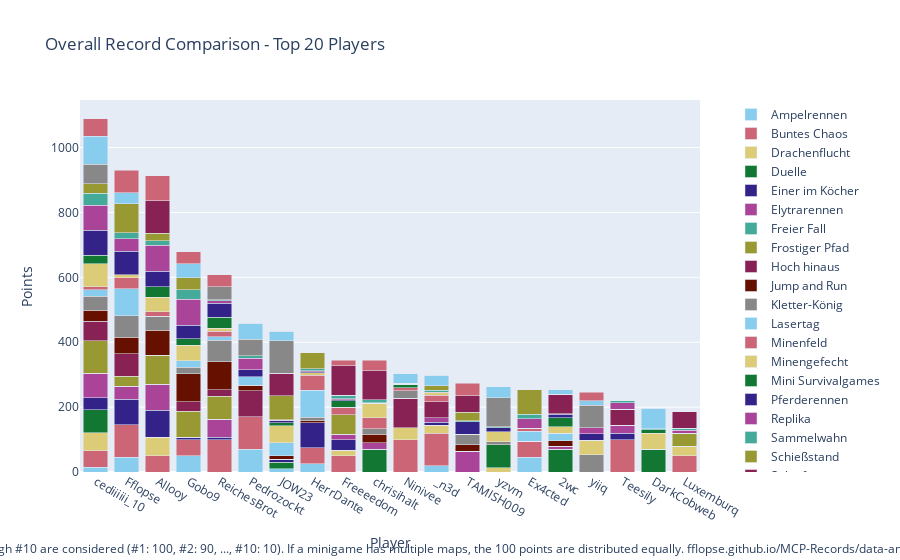

Here is the notebook cell this chart was saved with:
### Code cell
import plotly.graph_objects as go

# Sum all columns to get the total score
outDf['Total'] = outDf.sum(axis=1)

# Sort by total score and fill N/A values with 0
outDf = outDf.sort_values(by='Total', ascending=False).fillna(0)

# Crop to top 10 players
cropDf = outDf.head(20).copy()

# Drop the 'Total' column for plotting
cropDf = cropDf.drop(columns=['Total'])

# Create a color palette
color_palette = px.colors.qualitative.Safe

# Create the stacked bar plot
fig = go.Figure()

for column in cropDf.columns.difference(['Player']):
    fig.add_trace(go.Bar(
        x=cropDf.index,
        y=cropDf[column],
        name=column,
        marker_color=color_palette[len(fig.data) % len(color_palette)]
    ))

# Update layout
fig.update_layout(
    barmode='stack',
    title='Overall Record Comparison - Top 20 Players',
    xaxis=dict(title='Player'),
    yaxis=dict(title='Points'),
    #height=800,
    #width=1000,
    legend=dict(
        x=1.05,
        y=0.5,
        traceorder='normal',
        font=dict(size=12),
        bgcolor='rgba(255, 255, 255, 0)',
        bordercolor='rgba(0, 0, 0, 0)'
    ),
    margin=dict(r=200),  # Adjust right margin to make room for the legend
    annotations=[
        dict(
            x=0.5,
            y=-0.235,
            xref='paper',
            yref='paper',
            text='Max 100 points per minigame. Records #1 through #10 are considered (#1: 100, #2: 90, ..., #10: 10). If a minigame has multiple maps, the 100 points are distributed equally. fflopse.github.io/MCP-Records/data-analysis/global-ranking.ipynb',
            showarrow=False,
            font=dict(size=12),
            xanchor='center'
        )
    ]
)

fig.show()

# save the plot as an html file

fig.write_html('out/overall_record_comparison.html')

### Figure 1 — Plotly figure (JSON) as saved in the notebook; plotly's stock layout.template omitted (floating-point values rounded to 4 significant figures)
{"data": [{"marker": {"color": "rgb(136, 204, 238)"}, "name": "Ampelrennen", "type": "bar", "x": ["cediiiiii_10", "Fflopse", "Allooy", "Gobo9", "ReichesBrot", "Pedrozockt", "JOW23", "HerrDante", "Freeeedom", "chrisihalt", "Ninivee", "_n3d", "TAMISH009", "yzvm", "Ex4cted", "2wc", "yiiq", "Teesily", "DarkCobweb", "Luxemburq"], "y": [15, 45, 0, 50, 0, 70, 10, 25, 0, 0, 0, 20, 0, 0, 45, 0, 0, 0, 0, 0]}, {"marker": {"color": "rgb(204, 102, 119)"}, "name": "Buntes Chaos", "type": "bar", "x": ["cediiiiii_10", "Fflopse", "Allooy", "Gobo9", "ReichesBrot", "Pedrozockt", "JOW23", "HerrDante", "Freeeedom", "chrisihalt", "Ninivee", "_n3d", "TAMISH009", "yzvm", "Ex4cted", "2wc", "yiiq", "Teesily", "DarkCobweb", "Luxemburq"], "y": [50, 100, 50, 50, 100, 100, 0, 50, 50, 0, 100, 100, 0, 0, 50, 0, 0, 100, 0, 50]}, {"marker": {"color": "rgb(221, 204, 119)"}, "name": "Drachenflucht", "type": "bar", "x": ["cediiiiii_10", "Fflopse", "Allooy", "Gobo9", "ReichesBrot", "Pedrozockt", "JOW23", "HerrDante", "Freeeedom", "chrisihalt", "Ninivee", "_n3d", "TAMISH009", "yzvm", "Ex4cted", "2wc", "yiiq", "Teesily", "DarkCobweb", "Luxemburq"], "y": [56.67, 0, 56.67, 0, 0, 0, 0, 0, 16.67, 0, 36.67, 23.33, 0, 13.33, 0, 0, 0, 0, 0, 30]}, {"marker": {"color": "rgb(17, 119, 51)"}, "name": "Duelle", "type": "bar", "x": ["cediiiiii_10", "Fflopse", "Allooy", "Gobo9", "ReichesBrot", "Pedrozockt", "JOW23", "HerrDante", "Freeeedom", "chrisihalt", "Ninivee", "_n3d", "TAMISH009", "yzvm", "Ex4cted", "2wc", "yiiq", "Teesily", "DarkCobweb", "Luxemburq"], "y": [70, 0, 0, 0, 0, 0, 20, 0, 0, 70, 0, 0, 0, 70, 0, 70, 0, 0, 70, 0]}, {"marker": {"color": "rgb(51, 34, 136)"}, "name": "Einer im Köcher", "type": "bar", "x": ["cediiiiii_10", "Fflopse", "Allooy", "Gobo9", "ReichesBrot", "Pedrozockt", "JOW23", "HerrDante", "Freeeedom", "chrisihalt", "Ninivee", "_n3d", "TAMISH009", "yzvm", "Ex4cted", "2wc", "yiiq", "Teesily", "DarkCobweb", "Luxemburq"], "y": [36.67, 80, 83.33, 6.667, 6.667, 0, 10, 76.67, 33.33, 0, 0, 10, 0, 0, 0, 0, 0, 20, 0, 0]}, {"marker": {"color": "rgb(170, 68, 153)"}, "name": "Elytrarennen", "type": "bar", "x": ["cediiiiii_10", "Fflopse", "Allooy", "Gobo9", "ReichesBrot", "Pedrozockt", "JOW23", "HerrDante", "Freeeedom", "chrisihalt", "Ninivee", "_n3d", "TAMISH009", "yzvm", "Ex4cted", "2wc", "yiiq", "Teesily", "DarkCobweb", "Luxemburq"], "y": [76.67, 40, 80, 0, 56.67, 0, 0, 0, 16.67, 20, 0, 13.33, 63.33, 0, 0, 10, 0, 23.33, 0, 0]}, {"marker": {"color": "rgb(68, 170, 153)"}, "name": "Freier Fall", "type": "bar", "x": ["cediiiiii_10", "Fflopse", "Allooy", "Gobo9", "ReichesBrot", "Pedrozockt", "JOW23", "HerrDante", "Freeeedom", "chrisihalt", "Ninivee", "_n3d", "TAMISH009", "yzvm", "Ex4cted", "2wc", "yiiq", "Teesily", "DarkCobweb", "Luxemburq"], "y": [0, 0, 0, 0, 0, 0, 0, 0, 0, 0, 0, 0, 0, 0, 0, 0, 0, 0, 0, 0]}, {"marker": {"color": "rgb(153, 153, 51)"}, "name": "Frostiger Pfad", "type": "bar", "x": ["cediiiiii_10", "Fflopse", "Allooy", "Gobo9", "ReichesBrot", "Pedrozockt", "JOW23", "HerrDante", "Freeeedom", "chrisihalt", "Ninivee", "_n3d", "TAMISH009", "yzvm", "Ex4cted", "2wc", "yiiq", "Teesily", "DarkCobweb", "Luxemburq"], "y": [100, 30, 90, 80, 70, 0, 0, 0, 60, 0, 0, 0, 0, 0, 0, 0, 0, 0, 0, 40]}, {"marker": {"color": "rgb(136, 34, 85)"}, "name": "Hoch hinaus", "type": "bar", "x": ["cediiiiii_10", "Fflopse", "Allooy", "Gobo9", "ReichesBrot", "Pedrozockt", "JOW23", "HerrDante", "Freeeedom", "chrisihalt", "Ninivee", "_n3d", "TAMISH009", "yzvm", "Ex4cted", "2wc", "yiiq", "Teesily", "DarkCobweb", "Luxemburq"], "y": [60, 70, 0, 30, 20, 80, 0, 0, 0, 0, 90, 50, 0, 0, 0, 0, 0, 50, 0, 0]}, {"marker": {"color": "rgb(102, 17, 0)"}, "name": "Jump and Run", "type": "bar", "x": ["cediiiiii_10", "Fflopse", "Allooy", "Gobo9", "ReichesBrot", "Pedrozockt", "JOW23", "HerrDante", "Freeeedom", "chrisihalt", "Ninivee", "_n3d", "TAMISH009", "yzvm", "Ex4cted", "2wc", "yiiq", "Teesily", "DarkCobweb", "Luxemburq"], "y": [33.33, 50, 76.67, 86.67, 86.67, 16.67, 10, 6.667, 0, 26.67, 0, 0, 20, 0, 0, 16.67, 0, 0, 0, 0]}, {"marker": {"color": "rgb(136, 136, 136)"}, "name": "Kletter-König", "type": "bar", "x": ["cediiiiii_10", "Fflopse", "Allooy", "Gobo9", "ReichesBrot", "Pedrozockt", "JOW23", "HerrDante", "Freeeedom", "chrisihalt", "Ninivee", "_n3d", "TAMISH009", "yzvm", "Ex4cted", "2wc", "yiiq", "Teesily", "DarkCobweb", "Luxemburq"], "y": [43.33, 66.67, 43.33, 20, 66.67, 0, 0, 10, 0, 16.67, 23.33, 0, 33.33, 10, 0, 0, 53.33, 0, 0, 0]}, {"marker": {"color": "rgb(136, 204, 238)"}, "name": "Lasertag", "type": "bar", "x": ["cediiiiii_10", "Fflopse", "Allooy", "Gobo9", "ReichesBrot", "Pedrozockt", "JOW23", "HerrDante", "Freeeedom", "chrisihalt", "Ninivee", "_n3d", "TAMISH009", "yzvm", "Ex4cted", "2wc", "yiiq", "Teesily", "DarkCobweb", "Luxemburq"], "y": [20, 83.33, 0, 20, 10, 26.67, 40, 83.33, 0, 0, 0, 0, 0, 0, 30, 23.33, 0, 0, 0, 0]}, {"marker": {"color": "rgb(204, 102, 119)"}, "name": "Minenfeld", "type": "bar", "x": ["cediiiiii_10", "Fflopse", "Allooy", "Gobo9", "ReichesBrot", "Pedrozockt", "JOW23", "HerrDante", "Freeeedom", "chrisihalt", "Ninivee", "_n3d", "TAMISH009", "yzvm", "Ex4cted", "2wc", "yiiq", "Teesily", "DarkCobweb", "Luxemburq"], "y": [10, 33.33, 13.33, 0, 16.67, 0, 0, 46.67, 23.33, 33.33, 10, 20, 0, 0, 10, 0, 0, 0, 0, 0]}, {"marker": {"color": "rgb(221, 204, 119)"}, "name": "Minengefecht", "type": "bar", "x": ["cediiiiii_10", "Fflopse", "Allooy", "Gobo9", "ReichesBrot", "Pedrozockt", "JOW23", "HerrDante", "Freeeedom", "chrisihalt", "Ninivee", "_n3d", "TAMISH009", "yzvm", "Ex4cted", "2wc", "yiiq", "Teesily", "DarkCobweb", "Luxemburq"], "y": [70, 10, 45, 47.5, 10, 0, 52.5, 7.5, 0, 45, 0, 7.5, 0, 30, 0, 20, 45, 0, 50, 0]}, {"marker": {"color": "rgb(17, 119, 51)"}, "name": "Mini Survivalgames", "type": "bar", "x": ["cediiiiii_10", "Fflopse", "Allooy", "Gobo9", "ReichesBrot", "Pedrozockt", "JOW23", "HerrDante", "Freeeedom", "chrisihalt", "Ninivee", "_n3d", "TAMISH009", "yzvm", "Ex4cted", "2wc", "yiiq", "Teesily", "DarkCobweb", "Luxemburq"], "y": [26.67, 0, 33.33, 20, 33.33, 0, 10, 0, 20, 0, 10, 0, 0, 0, 0, 26.67, 0, 0, 10, 0]}, {"marker": {"color": "rgb(51, 34, 136)"}, "name": "Pferderennen", "type": "bar", "x": ["cediiiiii_10", "Fflopse", "Allooy", "Gobo9", "ReichesBrot", "Pedrozockt", "JOW23", "HerrDante", "Freeeedom", "chrisihalt", "Ninivee", "_n3d", "TAMISH009", "yzvm", "Ex4cted", "2wc", "yiiq", "Teesily", "DarkCobweb", "Luxemburq"], "y": [76.67, 71.67, 46.67, 41.67, 43.33, 21.67, 5, 3.333, 3.333, 0, 0, 0, 38.33, 13.33, 0, 11.67, 20, 0, 0, 0]}, {"marker": {"color": "rgb(170, 68, 153)"}, "name": "Replika", "type": "bar", "x": ["cediiiiii_10", "Fflopse", "Allooy", "Gobo9", "ReichesBrot", "Pedrozockt", "JOW23", "HerrDante", "Freeeedom", "chrisihalt", "Ninivee", "_n3d", "TAMISH009", "yzvm", "Ex4cted", "2wc", "yiiq", "Teesily", "DarkCobweb", "Luxemburq"], "y": [77.09, 38.64, 80.58, 80.19, 8.155, 35.63, 2.524, 3.398, 2.816, 2.33, 0, 2.039, 0.4854, 0, 29.22, 0.9709, 18.06, 20.29, 0.1942, 8.544]}, {"marker": {"color": "rgb(68, 170, 153)"}, "name": "Sammelwahn", "type": "bar", "x": ["cediiiiii_10", "Fflopse", "Allooy", "Gobo9", "ReichesBrot", "Pedrozockt", "JOW23", "HerrDante", "Freeeedom", "chrisihalt", "Ninivee", "_n3d", "TAMISH009", "yzvm", "Ex4cted", "2wc", "yiiq", "Teesily", "DarkCobweb", "Luxemburq"], "y": [36.43, 18.33, 14.29, 28.81, 2.381, 8.333, 0.9524, 5.238, 10.71, 8.571, 3.095, 5.714, 2.143, 2.619, 14.29, 0.4762, 0, 5.952, 2.857, 6.905]}, {"marker": {"color": "rgb(153, 153, 51)"}, "name": "Schießstand", "type": "bar", "x": ["cediiiiii_10", "Fflopse", "Allooy", "Gobo9", "ReichesBrot", "Pedrozockt", "JOW23", "HerrDante", "Freeeedom", "chrisihalt", "Ninivee", "_n3d", "TAMISH009", "yzvm", "Ex4cted", "2wc", "yiiq", "Teesily", "DarkCobweb", "Luxemburq"], "y": [30, 90, 23.33, 36.67, 0, 0, 73.33, 50, 0, 0, 0, 13.33, 26.67, 0, 76.67, 0, 0, 0, 0, 0]}, {"marker": {"color": "rgb(136, 34, 85)"}, "name": "Spleef", "type": "bar", "x": ["cediiiiii_10", "Fflopse", "Allooy", "Gobo9", "ReichesBrot", "Pedrozockt", "JOW23", "HerrDante", "Freeeedom", "chrisihalt", "Ninivee", "_n3d", "TAMISH009", "yzvm", "Ex4cted", "2wc", "yiiq", "Teesily", "DarkCobweb", "Luxemburq"], "y": [0, 0, 100, 0, 0, 0, 70, 0, 90, 90, 0, 0, 50, 0, 0, 60, 0, 0, 0, 50]}, {"marker": {"color": "rgb(102, 17, 0)"}, "name": "Todeswürfel", "type": "bar", "x": ["cediiiiii_10", "Fflopse", "Allooy", "Gobo9", "ReichesBrot", "Pedrozockt", "JOW23", "HerrDante", "Freeeedom", "chrisihalt", "Ninivee", "_n3d", "TAMISH009", "yzvm", "Ex4cted", "2wc", "yiiq", "Teesily", "DarkCobweb", "Luxemburq"], "y": [0, 0, 0, 0, 0, 0, 0, 0, 0, 0, 0, 0, 0, 0, 0, 0, 0, 0, 0, 0]}, {"marker": {"color": "rgb(136, 136, 136)"}, "name": "Waffenfolge", "type": "bar", "x": ["cediiiiii_10", "Fflopse", "Allooy", "Gobo9", "ReichesBrot", "Pedrozockt", "JOW23", "HerrDante", "Freeeedom", "chrisihalt", "Ninivee", "_n3d", "TAMISH009", "yzvm", "Ex4cted", "2wc", "yiiq", "Teesily", "DarkCobweb", "Luxemburq"], "y": [60, 0, 0, 0, 40, 50, 100, 0, 0, 0, 0, 0, 0, 90, 0, 0, 70, 0, 0, 0]}, {"marker": {"color": "rgb(136, 204, 238)"}, "name": "Walls", "type": "bar", "x": ["cediiiiii_10", "Fflopse", "Allooy", "Gobo9", "ReichesBrot", "Pedrozockt", "JOW23", "HerrDante", "Freeeedom", "chrisihalt", "Ninivee", "_n3d", "TAMISH009", "yzvm", "Ex4cted", "2wc", "yiiq", "Teesily", "DarkCobweb", "Luxemburq"], "y": [86.67, 33.33, 0, 43.33, 0, 50, 30, 0, 0, 0, 30, 33.33, 0, 33.33, 0, 13.33, 13.33, 0, 63.33, 0]}, {"marker": {"color": "rgb(204, 102, 119)"}, "name": "Wettrennen", "type": "bar", "x": ["cediiiiii_10", "Fflopse", "Allooy", "Gobo9", "ReichesBrot", "Pedrozockt", "JOW23", "HerrDante", "Freeeedom", "chrisihalt", "Ninivee", "_n3d", "TAMISH009", "yzvm", "Ex4cted", "2wc", "yiiq", "Teesily", "DarkCobweb", "Luxemburq"], "y": [54, 70, 76, 38, 38, 0, 0, 0, 18, 32, 0, 0, 40, 0, 0, 0, 26, 0, 0, 0]}], "layout": {"annotations": [{"font": {"size": 12}, "showarrow": false, "text": "Max 100 points per minigame. Records #1 through #10 are considered (#1: 100, #2: 90, ..., #10: 10). If a minigame has multiple maps, the 100 points are distributed equally. fflopse.github.io/MCP-Records/data-analysis/global-ranking.ipynb", "x": 0.5, "xanchor": "center", "xref": "paper", "y": -0.235, "yref": "paper"}], "barmode": "stack", "legend": {"bgcolor": "rgba(255, 255, 255, 0)", "bordercolor": "rgba(0, 0, 0, 0)", "font": {"size": 12}, "traceorder": "normal", "x": 1.05, "y": 0.5}, "margin": {"r": 200}, "title": {"text": "Overall Record Comparison - Top 20 Players"}, "xaxis": {"title": {"text": "Player"}}, "yaxis": {"title": {"text": "Points"}}}}
